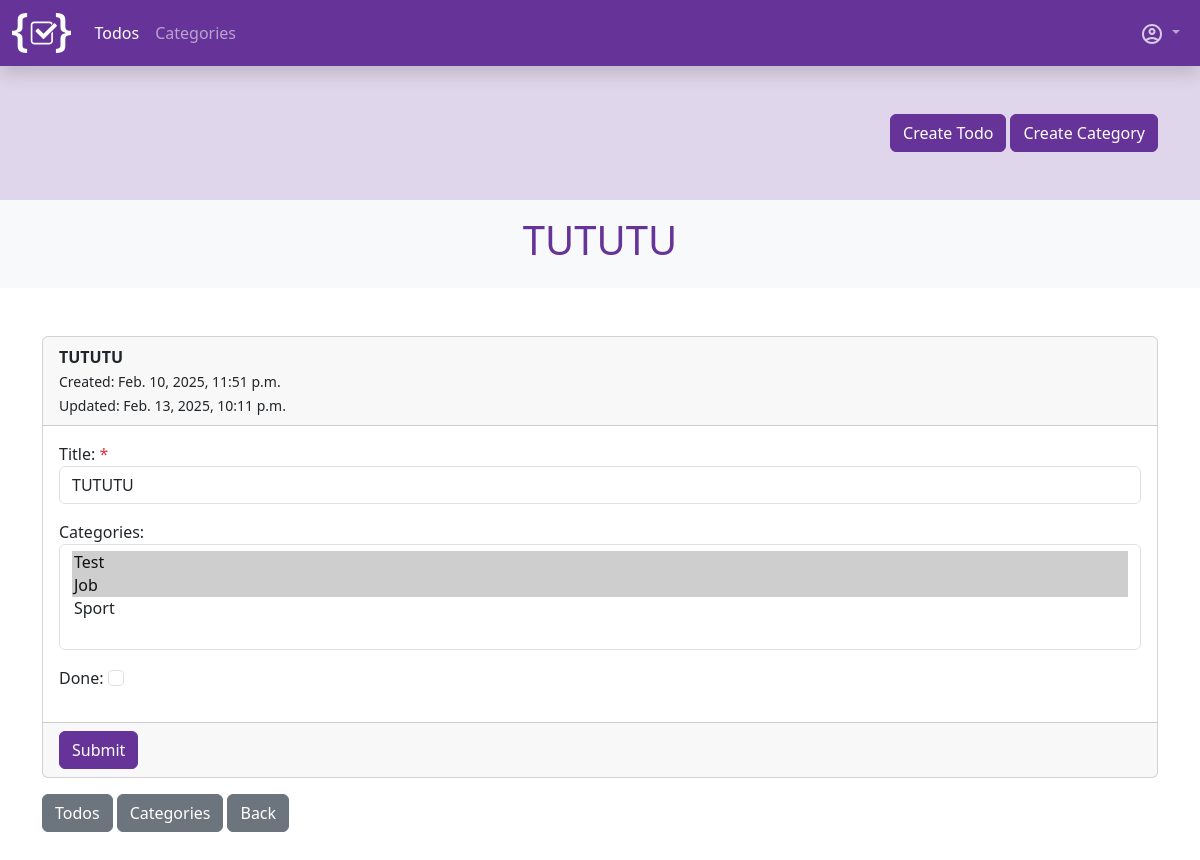
The page /app-todos/todo/update/19/ (signed in) on the database as committed earlier.
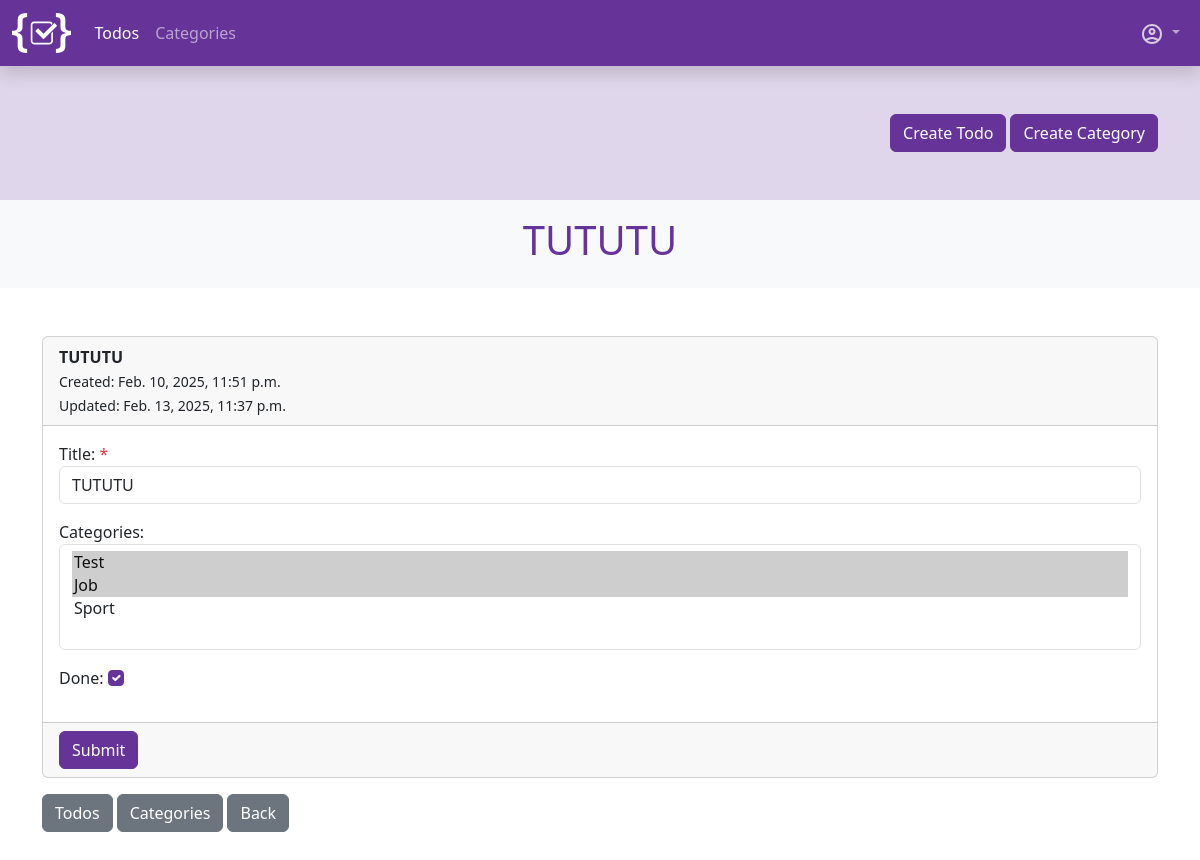
The same page on the database as committed later.
### todo_app/models.py (models this page shows, shortened)
class Todo(models.Model):
    user = models.ForeignKey(User, on_delete=models.CASCADE, verbose_name=_("User"))
    title = models.CharField(max_length=150, verbose_name=_("title"))
    content = tinymce_models.HTMLField(verbose_name=_("Content"))
    categories = models.ManyToManyField(Category, blank=True, related_name="todos", verbose_name=_("Categories"))
    done = models.BooleanField(default=False, verbose_name=_("Done"))
    created = models.DateTimeField(auto_now_add=True, verbose_name=_("Created"))
    updated = models.DateTimeField(auto_now=True, verbose_name=_("Updated"))
    class Meta:
        ordering = [
            "done",
            "-updated"
        ]
        verbose_name = _("Todo")
        verbose_name_plural = _("Todos")

### todo_app/views.py (the view)
# urls.py: path("todo/update/<int:pk>/", views.TodoUpdateView.as_view(), name="todo_update"),
class TodoUpdateView(LoginRequiredMixin, UpdateView):
    model = Todo
    form_class = TodoForm
    success_url = reverse_lazy("todo_app:todo_index")
    def get_initial(self):
        initial = super().get_initial()
        initial.update({
            "user": self.request.user
        })
        return initial
    def get_form_kwargs(self):
        fk = super().get_form_kwargs()
        fk["user"] = self.request.user
        return fk
    def get_context_data(self, **kwargs):
        ctx = super().get_context_data(**kwargs)
        print(self.get_object().title)
        ctx.update({
            "title": self.get_object().title,
            "meta_data": True
        })
        return ctx

### todo_app/forms.py (shortened to what this page needs)
class TodoForm(forms.ModelForm):
    def __init__(self, *args, **kwargs):
        user = kwargs.pop("user")
        super().__init__(*args, **kwargs)
        self.fields["categories"].queryset = Category.objects.filter(user=user)
    class Meta:
        model = Todo
        fields = "__all__"
        exclude = [
            "user"
        ]
        widgets = {
            "title": forms.TextInput(attrs={"class": "form-control"}),
            "content": TinyMCE(attrs={"cols": 80, "rows": 30, "class": "form-control"}),
            "categories": forms.SelectMultiple(attrs={"class": "form-select multiple"}),
            "done": forms.CheckboxInput(attrs={"class": "form-check-input"})
        }

### todo_app/models.py (called while the page is built)
    def __str__(self):
        return self.name

### todo_app/templatetags/todo_tags.py (called while the page is built)
@register.simple_tag
def active_site(path, name):
    print(path)
    path_splitted = path.split("/")
    print(path_splitted)
    path_compare = path_splitted[2]
    if name in path_compare:
        return "active"

### todo_app/templates/todo_app/todo_form.html (shortened to what this page needs)
{% extends "base.html" %}
{% load i18n %}
{% block header %}
    {% include "./partials/_heading.html" with title=title %}
{% endblock %}
{% block content %}
    <form  method="post">
        <div class="card">
            <div class="card-header">
                <strong>
                    {{ title }}
                </strong>
                {% if meta_data %}
                    <div class="meta-data">
                        <small>
                            {% trans "Created" %}: <time datetime="{{ todo.created }}">{{ todo.created }}</time>
                        </small>
                        <br>
                        <small>
                            {% trans "Updated" %}: <time datetime="{{ todo.updated }}">{{ todo.updated }}</time>
                        </small>
                    </div>
                {% endif %}
            </div>
            <div class="card-body">
                {% for field in form %}
                    <div class="mb-3">
                        {{ field.label_tag }}
                        {% if field.field.required %}
                            <span class="text-danger">*</span>
                        {% endif %}
                        {{ field }}
                    </div>
                {% endfor %}
            </div>
            <div class="card-footer">
                <div class="d-flex gap-1">
                    <button class="btn btn-primary">{% trans "Submit" %}</button>
                </div>
            </div>
        </div>
    </form>
    <div class="mt-3">
        {% include "./partials/_back-link-meta.html" %}
    </div>
{% endblock %}

### templates/base.html (shortened to what this page needs)
{% load static i18n %}
<!DOCTYPE html>
<html lang="en">
<head>
    <link rel="stylesheet" href="{% static "node/bootstrap/css/bootstrap.css" %}">
    <link rel="stylesheet" href="{% static "css/style.css" %}">
</head>
<body>
    {% include "./partials/_nav.html" %}
    {% if user.is_authenticated %}
    <header class="py-5 bg-primary-subtle">
        <div class="container">
            <div class="d-flex gap-1 justify-content-end flex-sm-row flex-column">
                <a class="btn btn-primary" href="{% url "todo_app:todo_create" %}">{% trans "Create Todo" %}</a>
                <a class="btn btn-primary" href="{% url "todo_app:category_create" %}">{% trans "Create Category" %}</a>
            </div>
        </div>
    </header>
    {% endif %}
    {% block header %}{% endblock %}
    <main class="container py-5">
        {% block content %}{% endblock %}
    </main>
</body>
</html>

### templates/partials/_nav.html (shortened to what this page needs)
{% load todo_tags static i18n %}
<nav class="navbar bg-primary navbar-expand-lg shadow" data-bs-theme="dark">
    <div class="container-fluid">
      <a class="navbar-brand" href="{% url 'index' %}"><img class="logo" src="{% static "images/icons/logo-white.svg" %}" /></a>
      <div class="collapse navbar-collapse" id="navbarSupportedContent">
        <ul class="navbar-nav me-auto mb-2 mb-lg-0">
          {% if request.user.is_authenticated %}
            <li class="nav-item">
                <a class="nav-link {% active_site path=request.path name="todo" %}" href="{% url "todo_app:todo_index" %}">{% trans "Todos" %}</a>
            </li>
            <li class="nav-item">
              <a class="nav-link {% active_site path=request.path name="categor" %}" href="{% url "todo_app:category_index" %}">{% trans "Categories" %}</a>
          </li>
          {% endif %}
        </ul>
        <ul class="navbar-nav mb-2 mb-lg-0">
          <li class="nav-item dropdown">
              <a class="nav-link dropdown-toggle" role="button" data-bs-toggle="dropdown" aria-expanded="false">
                <img class="opacity-75" src="{% static 'images/icons/user.svg' %}" alt="User">
              </a>
          </li>
        </ul>
      </div>
    </div>
  </nav>

### todo_app/templates/todo_app/partials/_heading.html
<div class="bg-light py-3">
    <div class="container d-flex justify-content-center">
        <h1 class="text-primary">{{ title }}</h1>
    </div>
</div>

### todo_app/templates/todo_app/partials/_back-link-meta.html
<div class="d-flex gap-1 flex-column align-items-lg-stretch flex-sm-row align-items-sm-start">
    {% include "./_todo-back.html" %}
    {% include "./_category-back.html" %}
    {% include "./_back-link.html" %}
</div>

### todo_app/templates/todo_app/partials/_todo-back.html
{% load i18n %}
<a class="btn btn-secondary" href="{% url "todo_app:todo_index" %}">{% trans "Todos" %}</a>

### todo_app/templates/todo_app/partials/_category-back.html
{% load i18n %}
<a class="btn btn-secondary" href="{% url "todo_app:category_index" %}">{% trans "Categories" %}</a>

### todo_app/templates/todo_app/partials/_back-link.html
{% load i18n %}
<a class="back-link btn btn-secondary" href="#">{% trans "Back" %}</a>

### static/css/style.css (style rules this page uses)
.logo { height: 40px; width: auto; display: block; transform: scale(1); transition: all .3s ease; }

Rows that differ between the two databases and show on the page:
changed Todo "TUTUTU": updated "Feb. 13, 2025, 10:11 p.m." → "Feb. 13, 2025, 11:37 p.m."; done "☐" → "☑"
